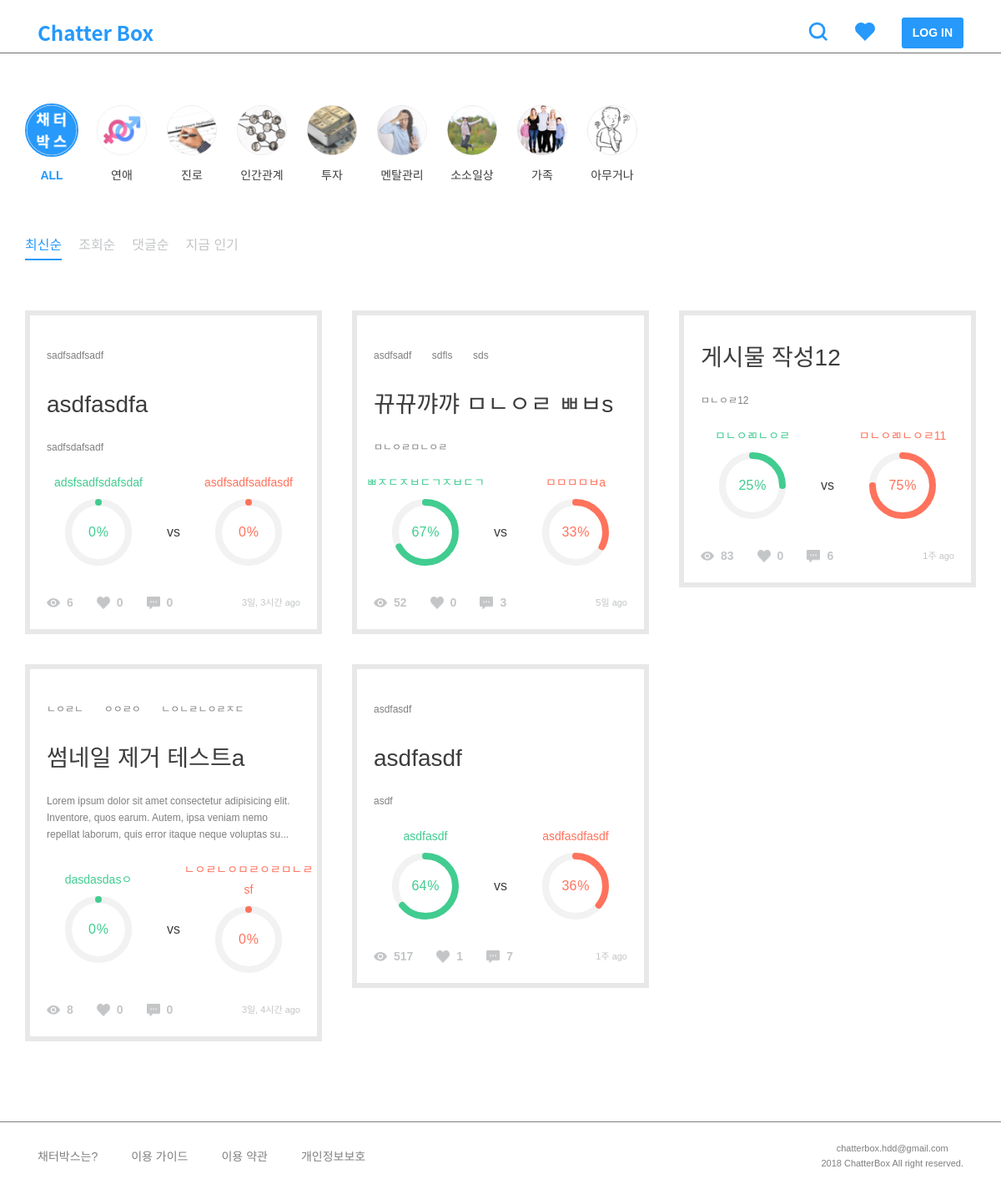
Page /post/ on the earlier database version.
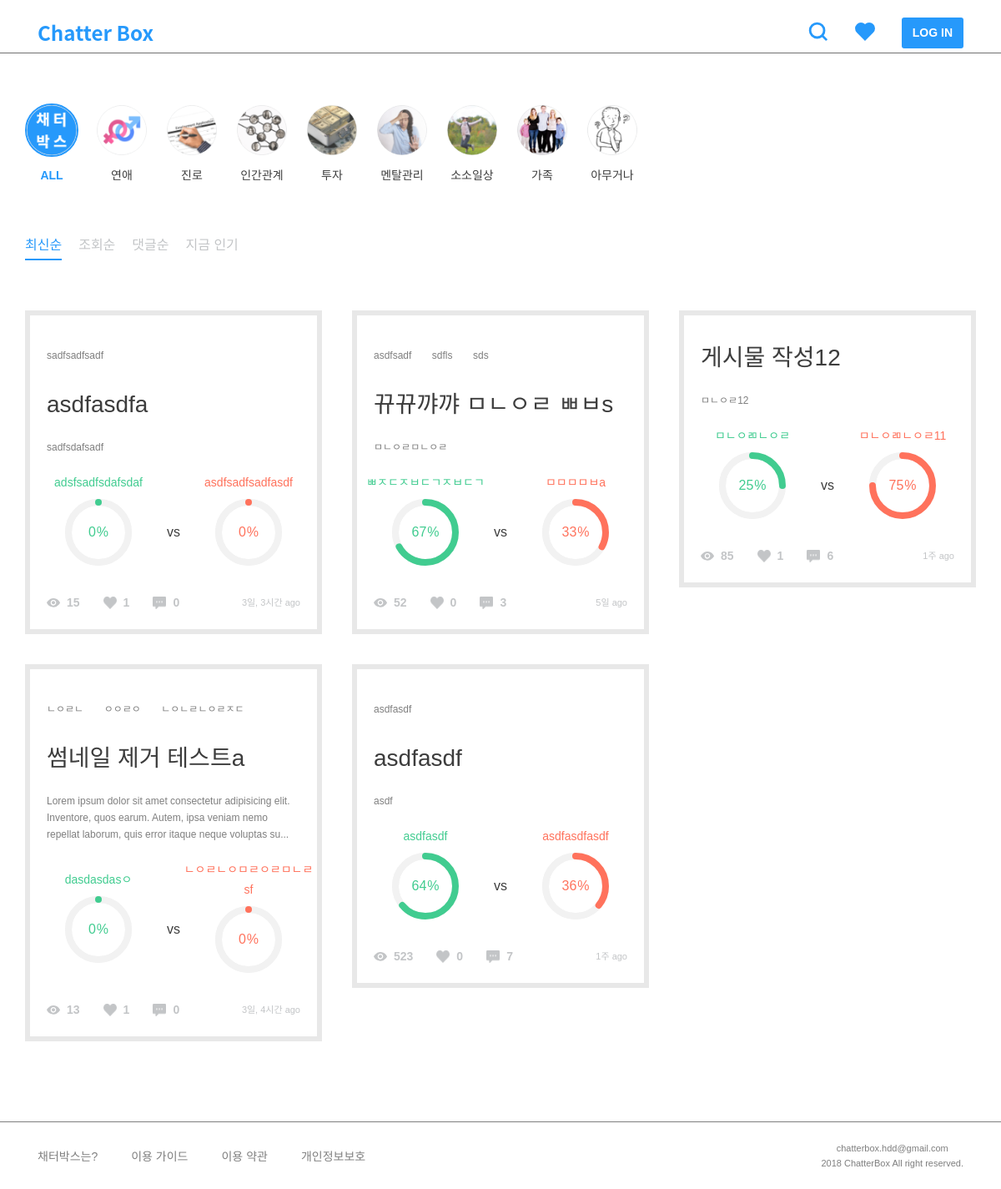
Same page on the later database version.
### post/models.py (models this page shows, shortened)
class TimeStampedModel(models.Model):
    created_at = models.DateTimeField(auto_now_add=True, null=True)
    updated_at = models.DateTimeField(auto_now=True, null=True)
    class Meta():
        abstract = True

class Post(TimeStampedModel):
    author = models.ForeignKey(settings.AUTH_USER_MODEL)
    category = models.ForeignKey('Category')
    title = models.CharField(max_length=160, null=True)
    background = models.TextField()
    background_image1 = models.ImageField(
        upload_to='post', blank=True, null=True)
    background_image2 = models.ImageField(
        upload_to='post', blank=True, null=True)
    background_image3 = models.ImageField(
        upload_to='post', blank=True, null=True)
    background_image4 = models.ImageField(
        upload_to='post', blank=True, null=True)
    background_image5 = models.ImageField(
        upload_to='post', blank=True, null=True)
    tag = TagField()
    view_count = models.PositiveSmallIntegerField(default=0)
    share_count = models.PositiveSmallIntegerField(default=0)
    pro_title = models.CharField(max_length=160, null=True)
    con_title = models.CharField(max_length=160, null=True)
    @property
    def natural_time(self):
        return naturaltime(self.created_at)
    @property
    def likes_count(self):
        return self.like_users.all().count()
    @property
    def comment_count(self):
        all_count = self.comment_set.count()
        return all_count
    @property
    def pro_count(self):
        pro_sum = self.comment_set.filter(type=True).count()
        pro_comments = self.comment_set.filter(type=True)
        for comment in pro_comments:
            pro_sum = pro_sum + comment.count_comment_likes
        return pro_sum
    @property
    def con_count(self):
        con_sum = self.comment_set.filter(type=False).count()
        con_comments = self.comment_set.filter(type=False)
        for comment in con_comments:
            con_sum = con_sum + comment.count_comment_likes
        return con_sum
    @property
    def all_count(self):
        return self.pro_count + self.con_count
    @property
    def pro_percent(self):
        if not self.all_count == 0:
            result = self.pro_count / self.all_count
        else:
            result = 0
        return result
    @property
    def con_percent(self):
        if not self.all_count == 0:
            result = self.con_count / self.all_count
        else:
            result = 0
        return result
    class Meta:
        ordering = ['-created_at']

### post/views.py (the view)
def post_list(request):
    sort = request.GET.get('sort', '')
    categories = Category.objects.all()
    if sort == 'likes':
        posts = Post.objects.annotate(like_count=Count(
            'like_users')).order_by('-like_count')
    elif sort == 'vs':
        posts = Post.objects.annotate(vs_abs=Count('comment', filter=Q(comment__type=True))-Count(
            'comment', filter=Q(comment__type=False))).order_by('-vs_abs')
    elif sort == 'views':
        posts = Post.objects.all().order_by('-view_count')
    elif sort == 'comments':
        posts = Post.objects.annotate(
            count=Count('comment')).order_by('-count')
    else:
        posts = Post.objects.all().order_by('-created_at')
    context = {'posts': posts, 'categories': categories, 'sort': sort, }
    return render(request, 'post/post_list.html', context)

### comment/models.py (called while the page is built)
    @property
    def count_comment_likes(self):
        return self.like_comments.all().count()

### post/templatetags/post_extras.py (called while the page is built)
@register.filter
def split_tags(value):
    tags = []
    split_comma = value.split(',')
    for tag in split_comma:
        split_space = tag.split(" ")
        for tag in split_space:
            if tag:
                tags.append(tag)
    return tags

### templates/post/post_list.html (shortened to what this page needs)
{% extends 'base.html' %}
{% load static %}
{% block customCSS %}
<link rel="stylesheet" href="{% static 'css/include/categories.css' %}" />
<link rel="stylesheet" href="{% static 'css/include/sorts.css' %}" />
<link rel="stylesheet" href="{% static 'css/post/post_list.css' %}" />
{% endblock %}
{% block content %}
<div class="row">
    {% include 'include/category.html' %}
    {% include 'include/sort.html' %}
</div>
<div class="row p-0">
    <div class="columns m60">
        {% for post in posts %}
        {% include 'include/post.html' %}
        {% endfor %}
    </div>
</div>
{% endblock %}

### templates/include/post.html
{% load static %}
{% load post_extras %}
<figure id="post-{{ post.pk }}" style="width: 100%;">
    <div class="tag-list">
        {% for tag in post.tag|split_tags %}
        <span class="tag">{{ tag }}</span>
        {% endfor %}
    </div>
    <a href="{% url 'post:post_detail' post_pk=post.pk %}">
        <h3>{{ post.title }}</h3>
    </a>
    <div class="background">
        <p>{{ post.background|safe|truncatechars:160 }}</p>
    </div>
    <div class="percent-wrap">
        <div class="chart">
            <h6 class="label pro-title">{{ post.pro_title }}</h6>
            <div class="percentage pro-chart" data-percent="{% widthratio post.pro_percent 1 100 %}">
                <span class="pro-title">{% widthratio post.con_percent 1 100 %}</span><sup class="pro-title">%</sup>
            </div>
        </div>
        <h5>vs</h5>
        <div class="chart">
            <h6 class="label con-title">{{ post.con_title }}</h6>
            <div class="percentage con-chart" data-percent="{% widthratio post.con_percent 1 100 %}">
                <span class="con-title">{% widthratio post.con_percent 1 100 %}</span><sup class="con-title">%</sup>
            </div>
        </div>
    </div>
    <div class="btn-area">
        <img src="{% static '/img/icons/view.png' %}" style="margin-top: 4px;" />
        <h6>{{ post.view_count }}</h6>
        <img src="{% static '/img/icons/heart-gray.png' %}" />
        <h6>{{ post.likes_count }}</h6>
        <img src="{% static '/img/icons/comment.png' %}" />
        <h6>{{ post.comment_count }}</h6>
        <span class="ml-auto">{{ post.natural_time }}</span>
    </div>
</figure>

Differences in the rows shown:
changed Post "asdfasdfa": view_count "6" → "15"; likes_count "0" → "1"
changed Post "썸네일 제거 테스트a": view_count "8" → "13"; likes_count "0" → "1"
changed Post "asdfasdf": view_count "517" → "523"; likes_count "1" → "0"
changed Post "게시물 작성12": view_count "83" → "85"; likes_count "0" → "1"
